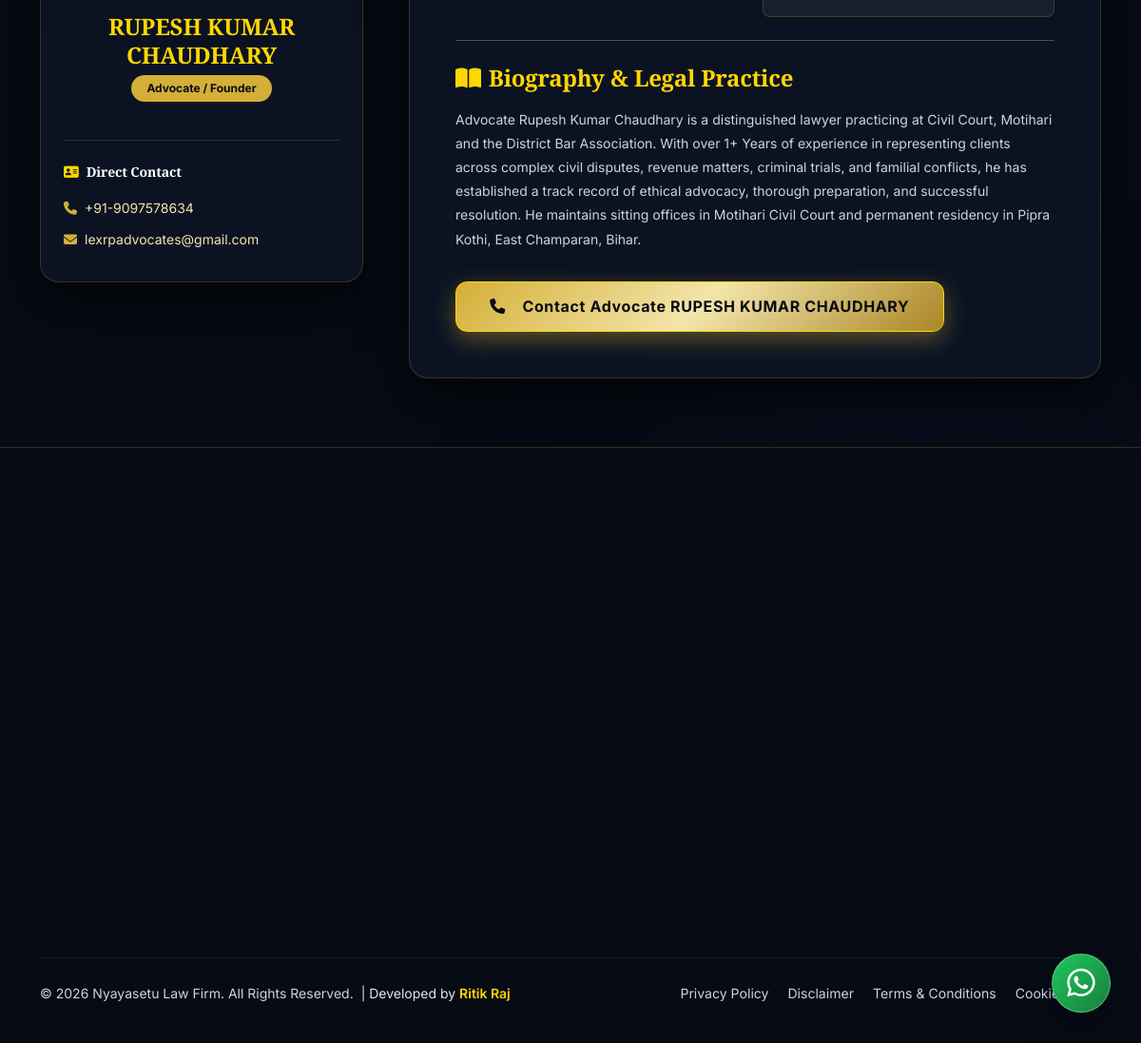
/advocates/rupesh-kumar-chaudhary/ (lower part), run on an earlier commit of the app's database.
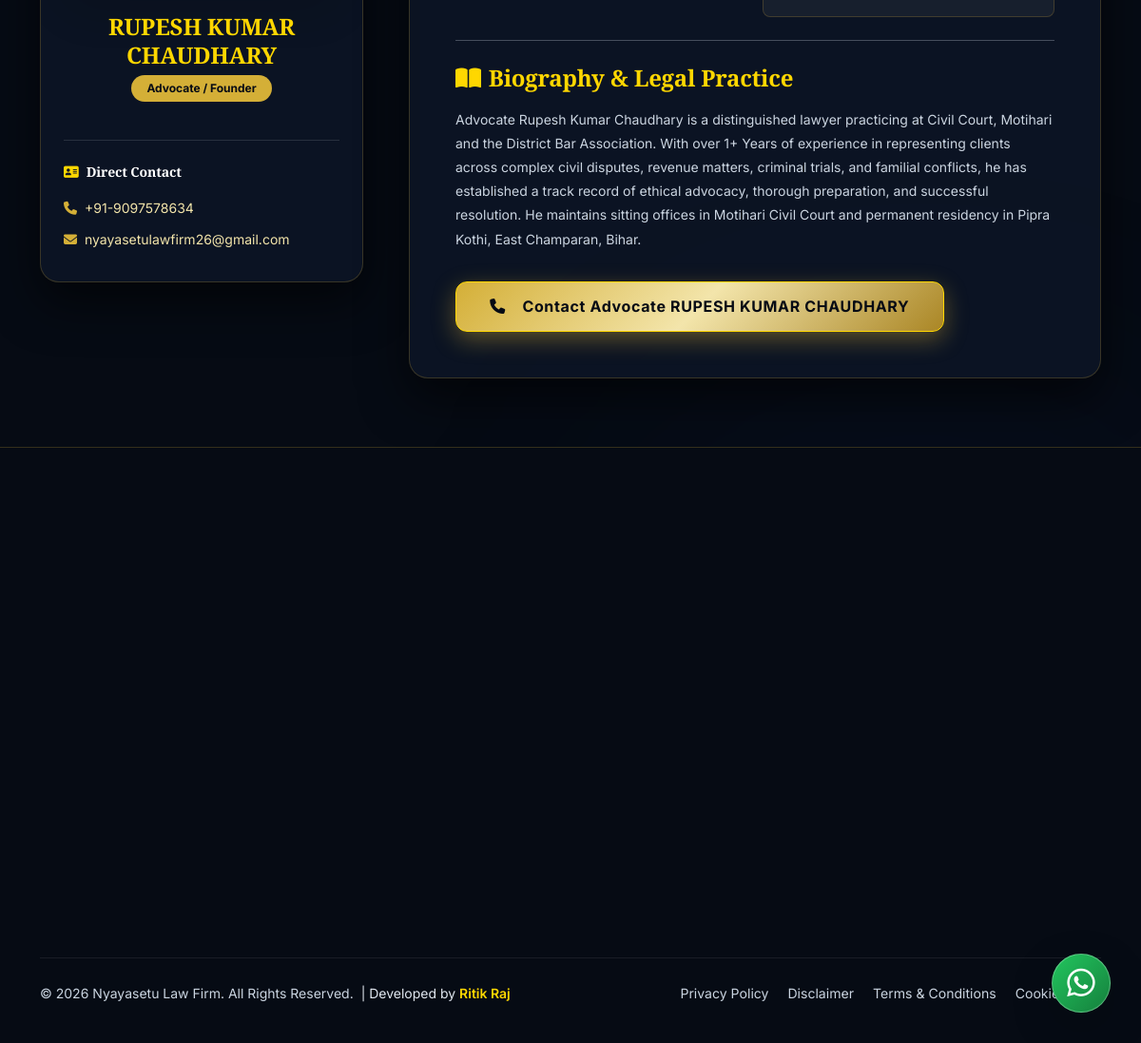
And on a later commit of the database.
### apps/core/models.py (models this page shows, shortened)
class Advocate(models.Model):
    name = models.CharField(max_length=255)
    slug = models.SlugField(unique=True, blank=True)
    designation = models.CharField(max_length=150, default="Advocate")
    qualification = models.CharField(max_length=255)
    experience = models.CharField(max_length=100)
    practice_areas = models.CharField(max_length=255, help_text="Comma-separated practice areas.")
    languages = models.CharField(max_length=255)
    bar_council_registration = models.CharField(max_length=100)
    phone = models.CharField(max_length=20)
    email = models.EmailField()
    linkedin_url = models.URLField(blank=True, null=True)
    photo = models.ImageField(upload_to='advocate_photos/', blank=True, null=True)
    bio = models.TextField(blank=True, null=True, help_text="Detailed biography of the advocate.")

### apps/core/views.py (the view)
# urls.py: path('advocates/<slug:slug>/', AdvocateProfileView.as_view(), name='advocate_profile'),
class AdvocateProfileView(DetailView):
    model = Advocate
    template_name = 'advocate_profile.html'
    context_object_name = 'advocate'

### templates/advocate_profile.html (shortened to what this page needs)
{% extends "base.html" %}
{% load static %}
{% block content %}
    <section class="py-5">
        <div class="container py-4">
            <div class="row g-5">
                <div class="col-lg-4 reveal-left">
                    <div class="glass-panel p-4 text-center" data-spotlight data-tilt>
                        <h4 class="font-serif text-gold-bright fw-bold mb-1">{{ advocate.name }}</h4>
                        <span class="badge bg-gold text-dark font-sans fw-bold rounded-pill px-3 py-2 mb-4">{{ advocate.designation }}</span>
                        <hr class="border-secondary mb-4" style="opacity: 0.3;">
                        <div class="text-start">
                            <h6 class="fw-bold text-white small mb-3"><i class="fa-solid fa-address-card text-gold-bright me-2"></i>Direct Contact</h6>
                            <p class="small text-muted mb-2"><i class="fa-solid fa-phone text-gold me-2"></i><a href="tel:{{ advocate.phone }}" class="text-gold-light">{{ advocate.phone }}</a></p>
                            <p class="small text-muted mb-2"><i class="fa-solid fa-envelope text-gold me-2"></i><a href="mailto:{{ advocate.email }}" class="text-gold-light">{{ advocate.email }}</a></p>
                        </div>
                    </div>
                </div>
                <div class="col-lg-8 reveal-right">
                    <div class="glass-panel p-4 p-md-5" data-spotlight>
                        <div class="row g-3 my-2">
                            <div class="col-sm-6">
                            </div>
                            <div class="col-sm-6">
                                <div class="p-3 rounded-3" style="background: rgba(255,255,255,0.05); border: 1px solid var(--border-glass);">
                                </div>
                            </div>
                        </div>
                        <hr class="my-4" style="opacity: 0.3;">
                        <h4 class="font-serif text-gold-bright fw-bold mb-3"><i class="fa-solid fa-book-open me-2"></i>Biography & Legal Practice</h4>
                        <div class="text-body small leading-relaxed">
                            {% if advocate.bio %}
                                {{ advocate.bio|linebreaks }}
                            {% else %}
                                <p>Advocate {{ advocate.name }} has been delivering trusted legal services across civil and criminal courts. Guided by ethical standards, integrity, and absolute confidentiality, he is dedicated to defending clients' rights and building robust arguments for successful case resolutions.</p>
                            {% endif %}
                        </div>
                        <div class="mt-4 pt-2">
                            <a href="tel:{{ advocate.phone }}" class="btn btn-gold"><i class="fa-solid fa-phone me-2"></i>Contact Advocate {{ advocate.name }}</a>
                        </div>
                    </div>
                </div>
            </div>
        </div>
    </section>
{% endblock %}

### templates/base.html (shortened to what this page needs)
{% load static %}
<!DOCTYPE html>
<html lang="en" data-theme="dark">
<head>
    <link href="https://cdn.jsdelivr.net/npm/bootstrap@5.3.0/dist/css/bootstrap.min.css" rel="stylesheet">
    <link rel="stylesheet" href="https://cdnjs.cloudflare.com/ajax/libs/font-awesome/6.4.0/css/all.min.css">
    <link rel="stylesheet" href="{% static 'css/style.css' %}">
</head>
<body>
    <main>
        {% block content %}
        {% endblock %}
    </main>
    <footer class="footer-section pt-5 pb-3">
        <div class="container pt-4">
            <div class="row g-4 mb-5 stagger-children">
            </div>
            <hr class="border-secondary mb-4" style="opacity: 0.3;">
            <div class="row align-items-center g-3 small">
                <div class="col-md-7 text-center text-md-start" style="color: #cbd5e1 !important;">
                    &copy; 2026 Nyayasetu Law Firm. All Rights Reserved.
                    <span class="d-inline-block ms-1">
                        | Developed by <a href="https://ritikprofile.vercel.app/" target="_blank" rel="noopener noreferrer" class="developer-link" style="color: #ffd700 !important; font-weight: 600; text-decoration: none;">Ritik Raj</a>
                    </span>
                </div>
                <div class="col-md-5 text-center text-md-end footer-legal-links">
                    <a href="{% url 'core:privacy_policy' %}" class="me-3">Privacy Policy</a>
                    <a href="{% url 'core:disclaimer' %}" class="me-3">Disclaimer</a>
                    <a href="{% url 'core:terms_conditions' %}" class="me-3">Terms & Conditions</a>
                    <a href="{% url 'core:cookie_policy' %}">Cookie Policy</a>
                </div>
            </div>
        </div>
    </footer>
    <div id="toast-container" class="toast-container position-fixed bottom-0 end-0 p-3"></div>
    <a href="https://wa.me/919097578634" class="whatsapp-float shadow-lg" target="_blank" aria-label="Chat on WhatsApp">
        <i class="fa-brands fa-whatsapp"></i>
    </a>
</body>
</html>

What changed in the data, as far as the page shows it:
changed Advocate "RUPESH KUMAR CHAUDHARY": email "lexrpadvocates@gmail.com" → "nyayasetulawfirm26@gmail.com"
